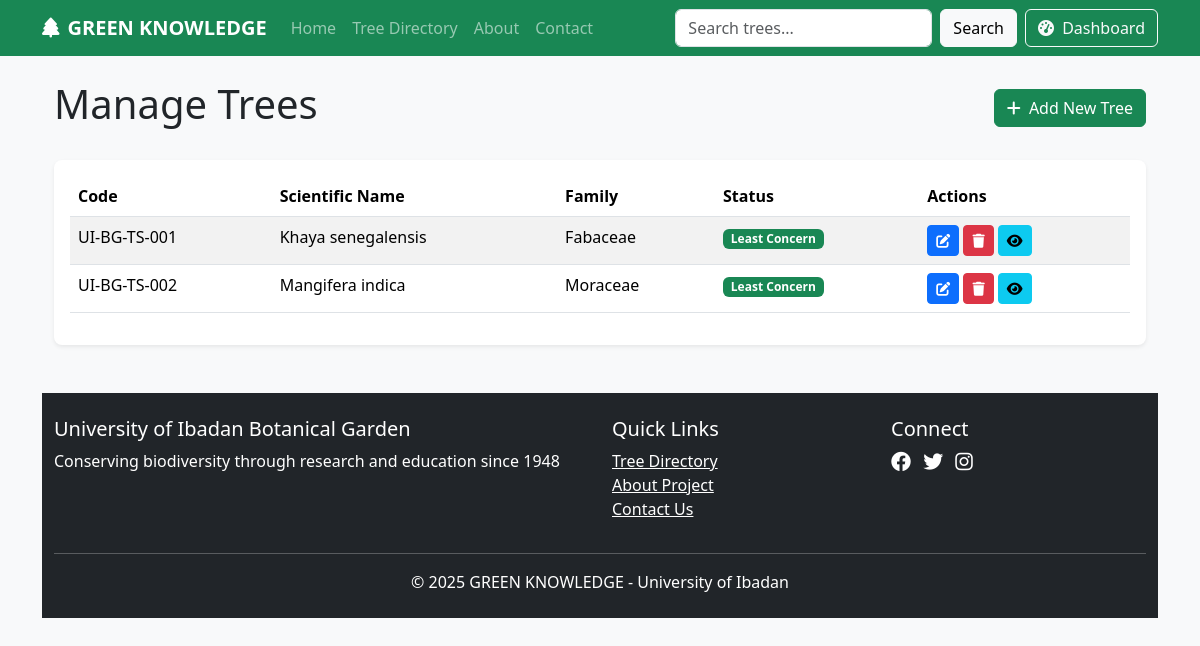
The app's page /admin/trees/index.php (signed in), older data.
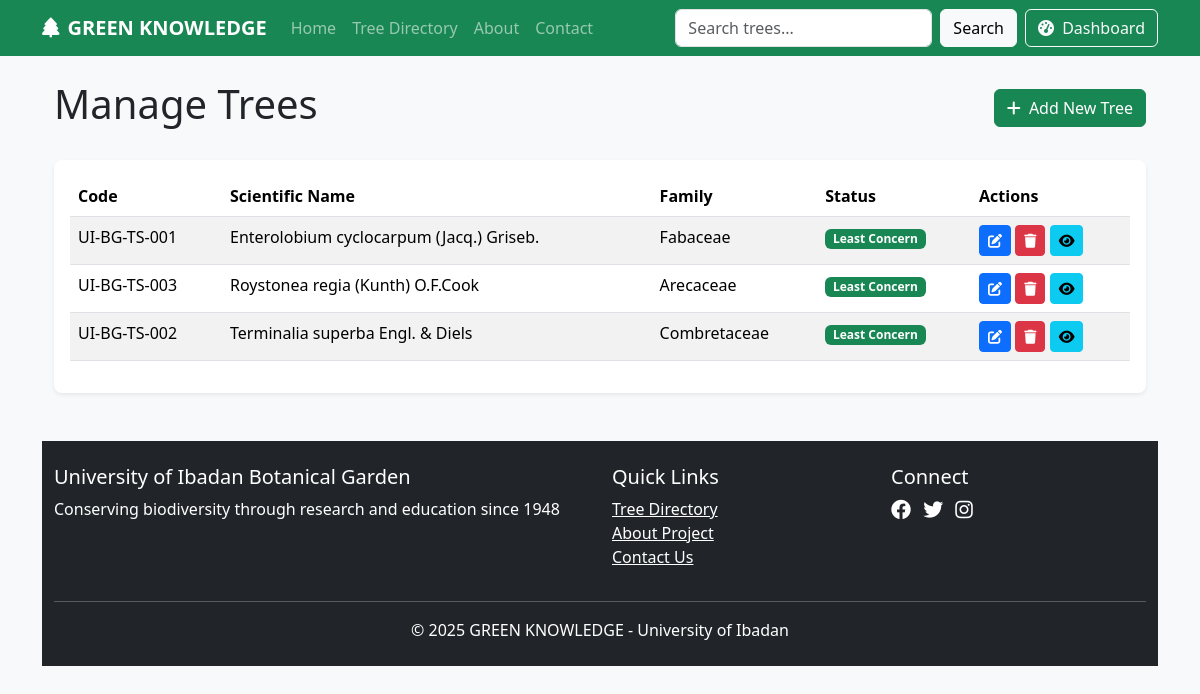
The same page, newer data.
### tables this page shows
CREATE TABLE `trees` (
  `tree_id` int(11) NOT NULL,
  `scientific_name` varchar(255) NOT NULL,
  `common_name` varchar(255) DEFAULT NULL,
  `family_id` int(11) NOT NULL,
  `description` text DEFAULT NULL,
  `ecological_info` text DEFAULT NULL,
  `conservation_status` enum('Least Concern','Vulnerable','Endangered','Critically Endangered') DEFAULT 'Least Concern',
  `uses_importance` text DEFAULT NULL,
  `origin_distribution` text DEFAULT NULL,
  `gps_coordinates` varchar(255) DEFAULT NULL,
  `qr_code_path` varchar(500) DEFAULT NULL,
  `tree_code` varchar(20) NOT NULL,
  `created_at` timestamp NOT NULL DEFAULT current_timestamp(),
  `updated_at` timestamp NOT NULL DEFAULT current_timestamp() ON UPDATE current_timestamp()
);

CREATE TABLE `families` (
  `family_id` int(11) NOT NULL,
  `family_name` varchar(100) NOT NULL,
  `family_description` text DEFAULT NULL,
  `created_at` timestamp NOT NULL DEFAULT current_timestamp(),
  `updated_at` timestamp NOT NULL DEFAULT current_timestamp() ON UPDATE current_timestamp()
);

### includes/functions.php (called while the page is built, shortened)
<?php
require_once 'db.php';
function get_all_trees($sort = 'scientific_name', $order = 'ASC')
{
  $valid_sorts = ['tree_id', 'scientific_name', 'family_id', 'tree_code', 'created_at'];
  $sort = in_array($sort, $valid_sorts) ? $sort : 'scientific_name';
  $order = $order === 'DESC' ? 'DESC' : 'ASC';
  $sql = "SELECT t.*, f.family_name
            FROM trees t
            JOIN families f ON t.family_id = f.family_id
            ORDER BY $sort $order";
  return query($sql);
}

### includes/db.php (called while the page is built, shortened)
<?php
$conn = mysqli_connect(DB_HOST, DB_USER, DB_PASS, DB_NAME);
function query($sql) {
    global $conn;
    return mysqli_query($conn, $sql);
}
function fetch_assoc($result) {
    return mysqli_fetch_assoc($result);
}
?>

### admin/trees/index.php (the view, shortened to what this page needs)
<?php
require_once '../../includes/auth.php';
require_once '../../includes/db.php';
require_once '../../includes/functions.php';
require_once '../../includes/header.php';
?>
<div class="container mt-4">
<?php
$trees = get_all_trees();
?>
<div class="d-flex justify-content-between align-items-center mb-4">
    <h1>Manage Trees</h1>
    <a href="add.php" class="btn btn-success">
        <i class="fas fa-plus me-1"></i> Add New Tree
    </a>
</div>
<div class="card">
    <div class="card-body">
        <div class="table-responsive">
            <table class="table table-striped table-hover">
                <thead>
                    <tr>
                        <th>Code</th>
                        <th>Scientific Name</th>
                        <th>Family</th>
                        <th>Status</th>
                        <th>Actions</th>
                    </tr>
                </thead>
                <tbody>
                    <?php while ($tree = fetch_assoc($trees)): ?>
                        <tr>
                            <td><?= $tree['tree_code'] ?></td>
                            <td><?= $tree['scientific_name'] ?></td>
                            <td><?= $tree['family_name'] ?></td>
                            <td>
                                <span class="badge bg-<?=
                                    $tree['conservation_status'] == 'Endangered' ? 'danger' :
                                    ($tree['conservation_status'] == 'Vulnerable' ? 'warning' : 'success')
                                ?>">
                                    <?= $tree['conservation_status'] ?>
                                </span>
                            </td>
                            <td>
                                <a href="edit.php?id=<?= $tree['tree_id'] ?>" class="btn btn-sm btn-primary">
                                    <i class="fas fa-edit"></i>
                                </a>
                                <a href="delete.php?id=<?= $tree['tree_id'] ?>" class="btn btn-sm btn-danger" onclick="return confirm('Are you sure?')">
                                    <i class="fas fa-trash"></i>
                                </a>
                                <a href="<?= BASE_URL ?>/pages/tree.php?id=<?= $tree['tree_id'] ?>" class="btn btn-sm btn-info" target="_blank">
                                    <i class="fas fa-eye"></i>
                                </a>
                            </td>
                        </tr>
                    <?php endwhile; ?>
                </tbody>
            </table>
        </div>
    </div>
</div>
<?php require_once '../../includes/footer.php'; ?>

Row changes from the older to the newer data that the page shows:
changed trees "UI-BG-TS-001": scientific_name "Khaya senegalensis" → "Enterolobium cyclocarpum (Jacq.) Griseb."
added trees: tree_code "UI-BG-TS-003", scientific_name "Roystonea regia (Kunth) O.F.Cook", family.family_name "Arecaceae", conservation_status "Least Concern"
changed trees "UI-BG-TS-002": scientific_name "Mangifera indica" → "Terminalia superba Engl. & Diels"; family.family_name "Moraceae" → "Combretaceae"
